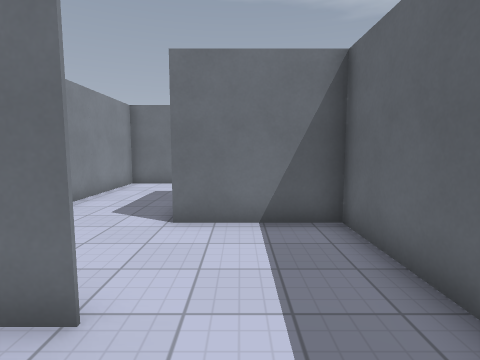
[1] (above)

18 first-person views from a walk through a 3-D level made in the Godot game engine. The camera is 1.5 m above the floor, tilts 6° down and sees 80° across. The floor is counted in squares, 1 m on a side. Each view is taken from the middle of a square. On the plan, view 1 faces up. The plan holds only what a view shows up to about 14 squares ahead; the rest is blank. The place goes on beyond the plan. Characters and animated objects are not drawn. Surface patterns are stand-ins for the level's own textures.

[2]
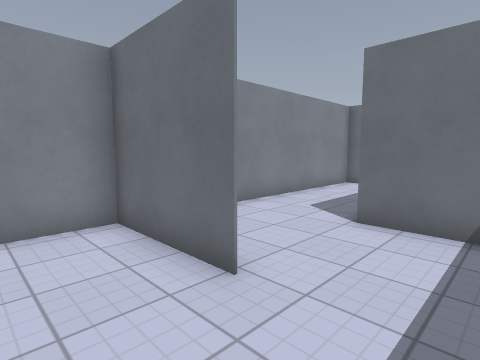

[3]
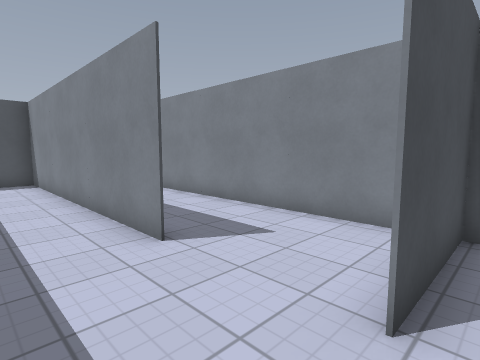

[4]
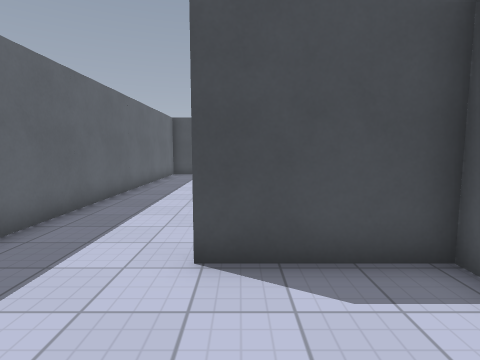

[5]
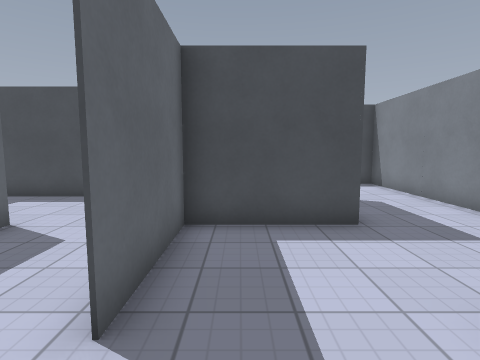

[6]
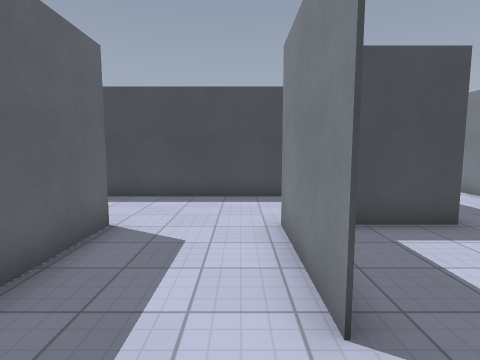

[7]
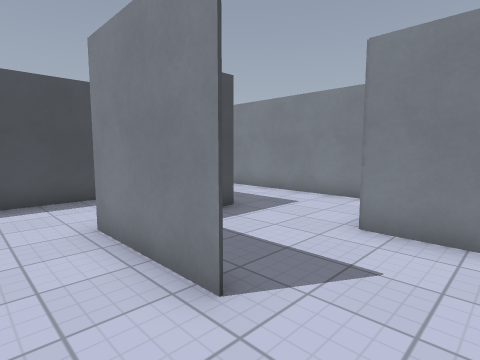

[8]
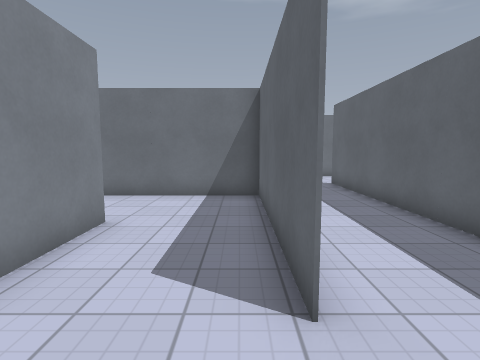

[9]
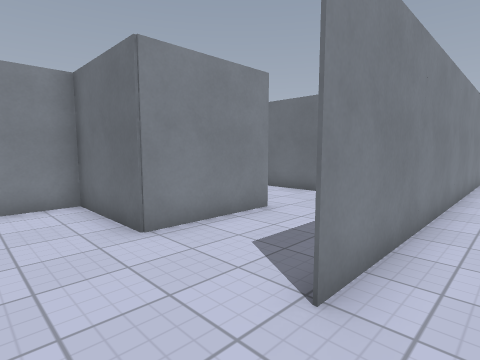

[10]
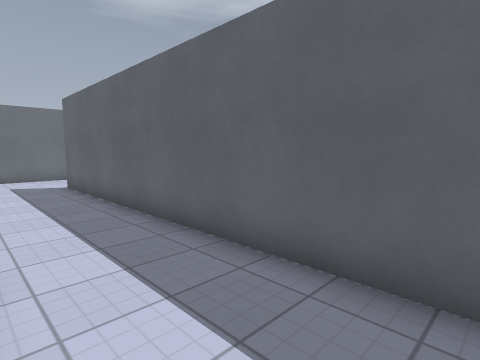

[11]
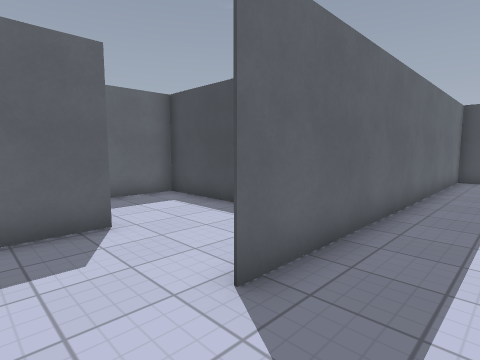

[12]
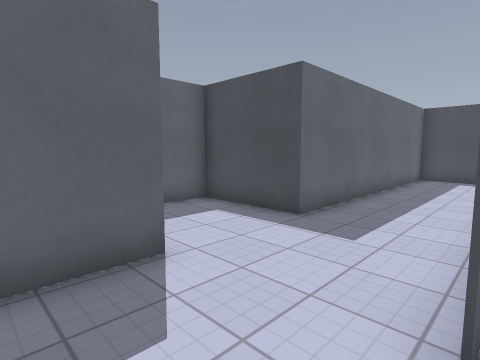

[13]
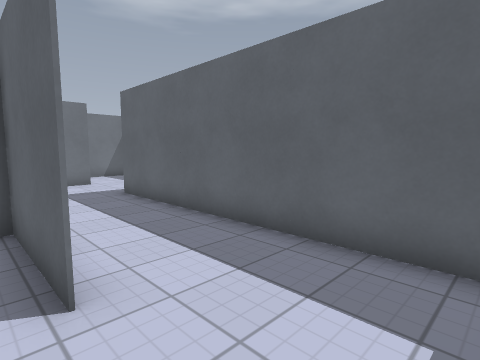

[14]
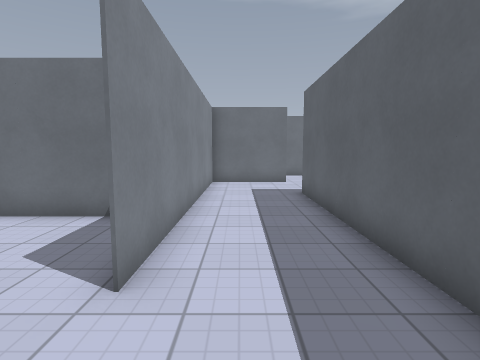

[15]
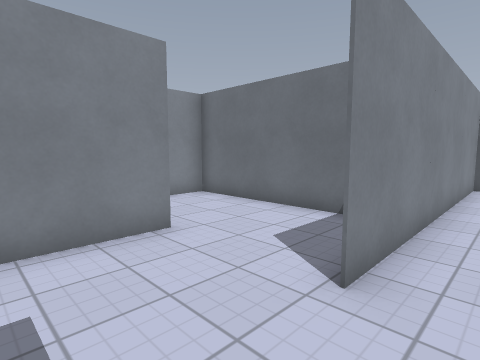

[16]
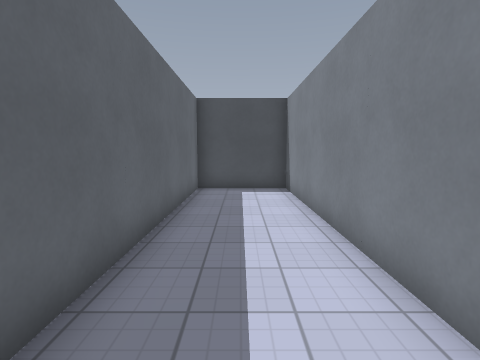

[17]
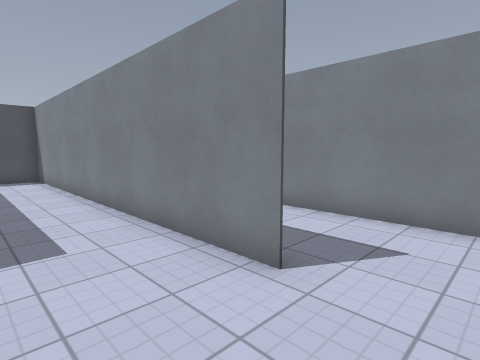

[18]
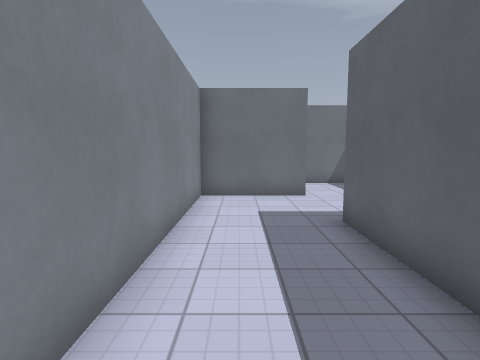

### Floor plan
Points are (right, up) in squares from view 1. A wall is a line through its corners. A room is listed if a view was taken in it or the views show most of it. See-through windows are left out.
Room 1 (views 1, 2, 3, 4)
walls: (-1.4, 2.3) (-4.9, 2.3) (-1.4, 2.3); (-1.3, -1.1) (-1.3, -6.5); (-1.5, 9.4) (2.1, 9.4) (2.1, 11.6); (-3, 12.8) (-4.9, 12.8) (-4.9, -6.5); (2.1, -6.5) (2.1, 5.8) (-1.5, 5.8)
ways out: opening at (0.5, 12.5) to room 2
Room 2 (views 5, 6, 7, 8, 9, 10)
walls: (2.1, 11.6) (2.1, 13); (5.6, 9.2) (5.6, 16.3) (-0.8, 16.3); (2.2, 13) (2.2, 9.3) (-1.3, 9.3) (-1.3, 7.6); (1, 5.9) (9, 5.9); (-1.3, 14.6) (-1.3, 12.8); (9.1, 5.8) (9.1, 8.5)
ways out: opening at (0.5, 12.5) to room 1; opening at (7.5, 9.5) to room 3
Room 3 (views 11, 12, 13, 14, 15, 16, 17, 18)
walls: (9.2, 20) (9.2, 5.8); (9.1, 8.5) (9.1, 20); (9, 5.9) (12.7, 5.9) (12.7, 16.4) (16.2, 16.4) (16.2, 27); (16.2, 30.4) (12.7, 30.4) (12.7, 19.9) (12.7, 23.4) (5.7, 23.4) (5.7, 9.2)
ways out: opening at (7.5, 9.5) to room 2; opening at (16, 28.5)

Positions as (right, up) in squares from view 1, and headings:
1: (0, 0), facing up
2: (1, 0), facing up-left
3: (1, 3), facing down-left
4: (-2, 6), facing down
5: (1, 15), facing down
6: (3, 15), facing down
7: (4, 15), facing down-left
8: (5, 7), facing up
9: (7, 7), facing up-left
10: (6, 7), facing up-right
11: (7, 22), facing down-right
12: (9, 22), facing down-right
13: (12, 17), facing up-right
14: (14, 17), facing up
15: (14, 17), facing up-left
16: (11, 17), facing down
17: (12, 22), facing down-left
18: (14, 21), facing up
